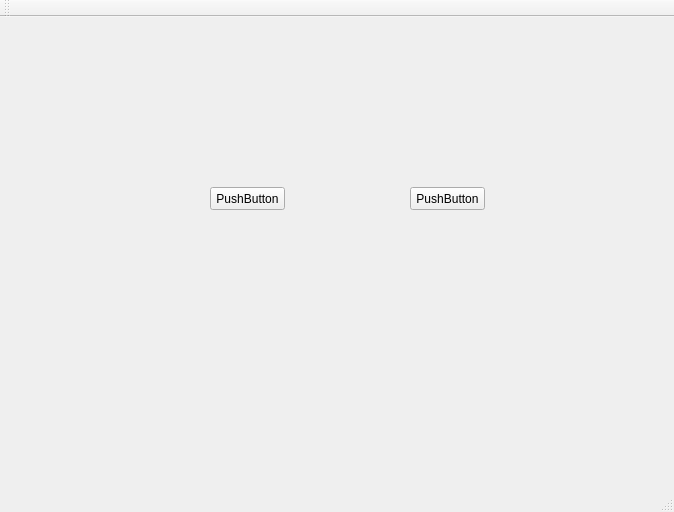
<?xml version="1.0" encoding="UTF-8"?>
<ui version="4.0">
 <class>MainWindow</class>
 <widget class="QMainWindow" name="MainWindow">
  <property name="geometry">
   <rect>
    <x>0</x>
    <y>0</y>
    <width>674</width>
    <height>512</height>
   </rect>
  </property>
  <property name="windowTitle">
   <string>MainWindow</string>
  </property>
  <widget class="QWidget" name="centralWidget">
   <widget class="QPushButton" name="pushButton">
    <property name="geometry">
     <rect>
      <x>210</x>
      <y>170</y>
      <width>75</width>
      <height>23</height>
     </rect>
    </property>
    <property name="text">
     <string>PushButton</string>
    </property>
   </widget>
   <widget class="QPushButton" name="pushButton_2">
    <property name="geometry">
     <rect>
      <x>410</x>
      <y>170</y>
      <width>75</width>
      <height>23</height>
     </rect>
    </property>
    <property name="text">
     <string>PushButton</string>
    </property>
   </widget>
  </widget>
  <widget class="QMenuBar" name="menuBar">
   <property name="geometry">
    <rect>
     <x>0</x>
     <y>0</y>
     <width>674</width>
     <height>23</height>
    </rect>
   </property>
  </widget>
  <widget class="QToolBar" name="mainToolBar">
   <attribute name="toolBarArea">
    <enum>TopToolBarArea</enum>
   </attribute>
   <attribute name="toolBarBreak">
    <bool>false</bool>
   </attribute>
  </widget>
  <widget class="QStatusBar" name="statusBar"/>
 </widget>
 <layoutdefault spacing="6" margin="11"/>
 <resources/>
 <connections/>
</ui>
